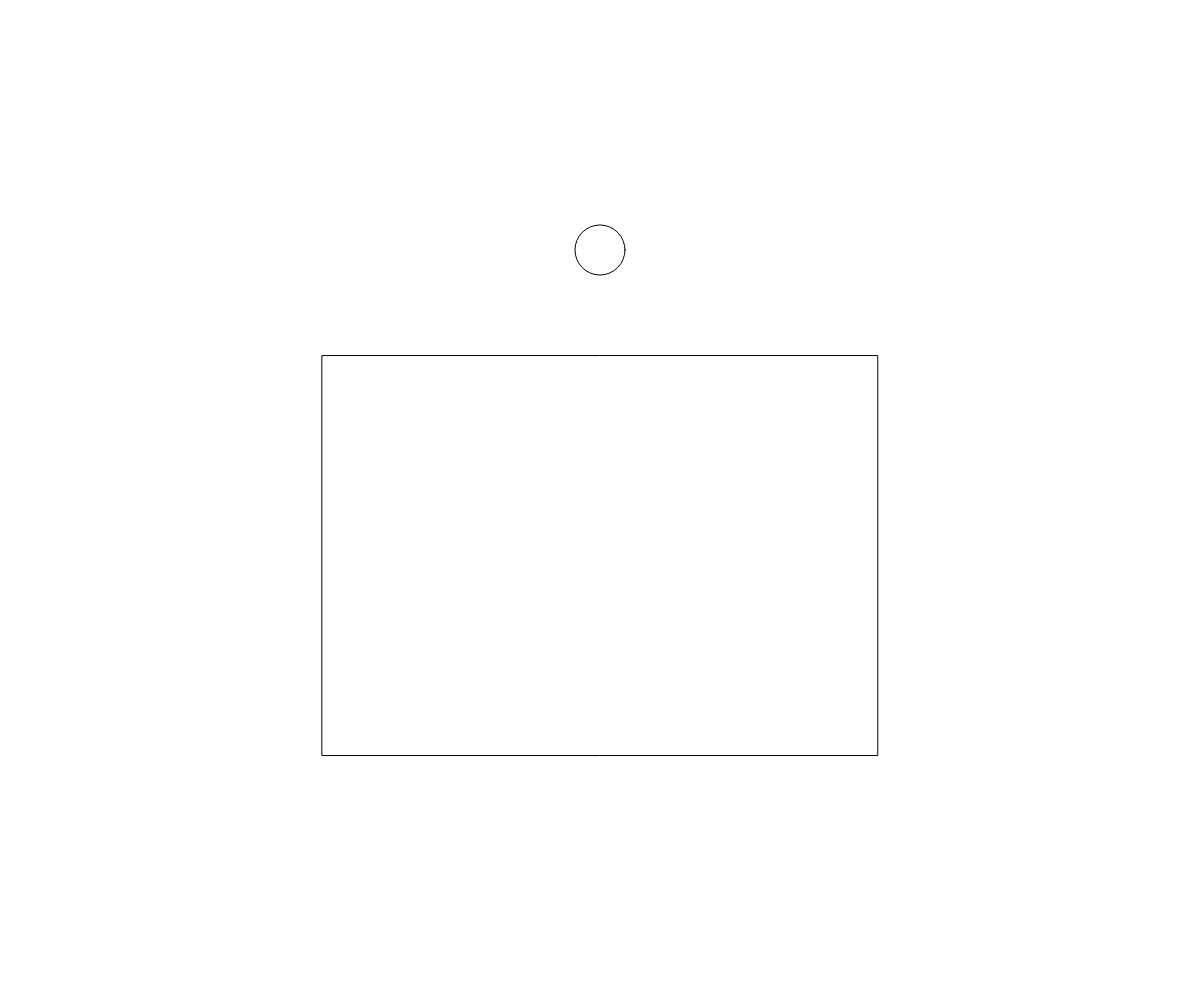
Frame 1 (no input)
Frame 60 (no input): identical to frame 1, image omitted
Frame 120 (the mouse pressed at the canvas centre since frame 60): identical to frame 1, image omitted

The p5.js sketch that drew this single still picture (run headless with seeded random() and noise() and a simulated clock; from frame 60 on, the mouse is pressed at the canvas centre):

// p5.js sketch
// ── sketch.js
// Project Title
// Your Name
// Date
//
// Extra for Experts:
// - describe what you did to take this project "above and beyond"

let buttonX, buttonY, buttonSize;
let rectX, rectY, rectW, rectH;

function setup() {
  createCanvas(windowWidth, windowHeight);
  buttonX = width/2;
  buttonY = height/4;
  buttonSize = 50;
  rectX = width/2;
  rectY = height/1.8;
  rectH = height * 0.4;
  ellipseMode(CENTER);
  rectMode(CENTER);
}

function mouseDistance(x1, y1, x2, y2){
  let a = abs(x1 - x2);
  let b = abs(y1 - y2);
  let c = sqrt(sq(a)+sq(b));
  return c;
}

function draw() {
  print(mouseDistance(mouseX, mouseY, buttonX, buttonY));
  background(255);
  ellipse(buttonX, buttonY, buttonSize, buttonSize);
  rect(rectX, rectY, rectY, rectH);
}
